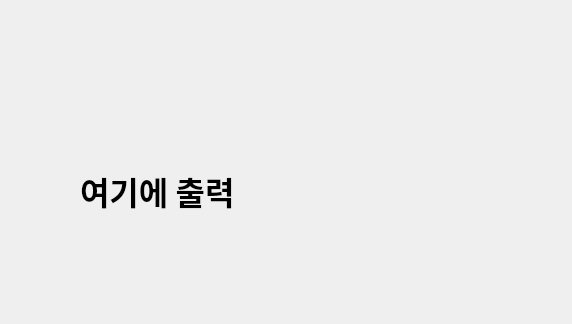
<?xml version="1.0" encoding="UTF-8"?>
<ui version="4.0">
 <class>Dialog</class>
 <widget class="QDialog" name="Dialog">
  <property name="geometry">
   <rect>
    <x>0</x>
    <y>0</y>
    <width>572</width>
    <height>324</height>
   </rect>
  </property>
  <property name="windowTitle">
   <string>Dialog</string>
  </property>
  <widget class="QLabel" name="label">
   <property name="geometry">
    <rect>
     <x>80</x>
     <y>110</y>
     <width>461</width>
     <height>161</height>
    </rect>
   </property>
   <property name="font">
    <font>
     <family>맑은 고딕</family>
     <pointsize>24</pointsize>
     <weight>75</weight>
     <bold>true</bold>
    </font>
   </property>
   <property name="text">
    <string>여기에 출력</string>
   </property>
  </widget>
 </widget>
 <resources/>
 <connections/>
</ui>
